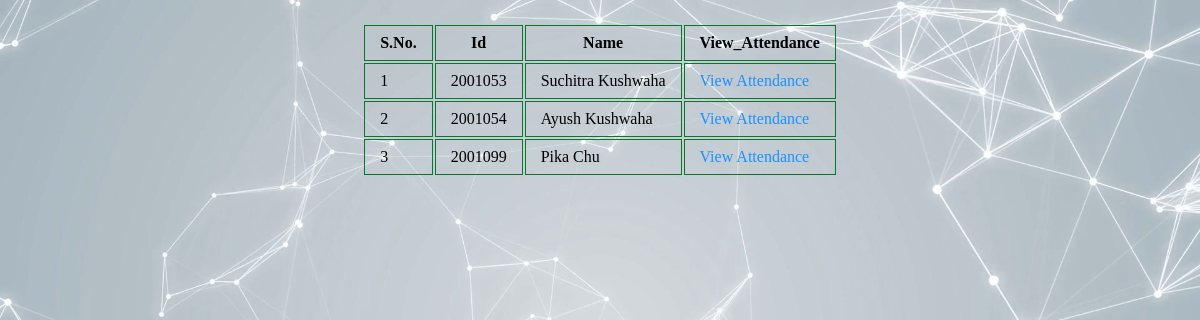
Before: /view_attendance with the older database file.
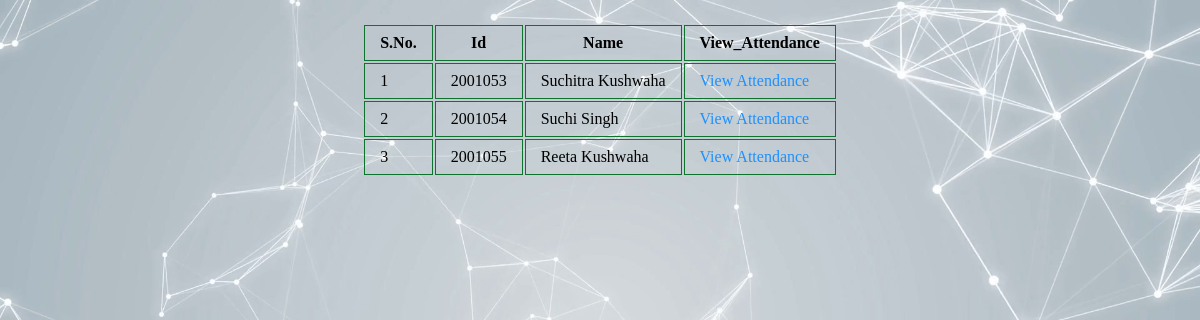
After: the same page with the newer database file.
### app.py (models this page shows, shortened)
class Att(db.Model):
    sno= db.Column(db.Integer, primary_key=True)
    Id = db.Column(db.Integer,nullable=False)
    name = db.Column(db.String(20),nullable=False)
    email = db.Column(db.String(40),nullable=False)
    face_encoding = db.Column(db.String(3000))
    date_registered = db.Column(db.DateTime, default=datetime.utcnow)

### app.py (the view)
@app.route('/view_attendance')
def view_attendance():
    persons = Att.query.order_by(Att.sno).all()
    return render_template('view_attendance.html',persons=persons)

### templates/view_attendance.html (shortened to what this page needs)
<!DOCTYPE html>
<html lang="en">
<head>
    <link rel="stylesheet" href="{{url_for('static',filename='main.css')}}">
</head>
<body>
    {% if persons|length <1 %}
        <h1>There are no registrations!!</1>h1>
     {% else %}
    <table class="people_list">
        <tr>
            <th>S.No.</th>
            <th>Id</th>
            <th>Name</th>
            <th>View_Attendance</th>
        </tr>
        {% for person in persons %}
        <tr>
            <td>{{ person.sno }}</td>
            <td>{{ person.Id }}</td>
            <td>{{ person.name }}</td>
            <td>
                <a href="/show_att/{{person.Id}}">View Attendance</a>
            </td>
        </tr>
        {% endfor %}
    </table>
    {% endif %}
</body>
</html>

### static/main.css (style rules this page uses)
body { background-image:url('back_index.png'); background-repeat: no-repeat; background-size: 100%; background-attachment: fixed; }
a:link { text-decoration: none; }
a { color: dodgerblue; }
table,td, th { border: 1px solid rgb(14, 115, 44); margin:auto; padding:8px 15px 8px 15px; }
.people_list { padding-top: 15px; border:#f1f1f1; }

Changed rows visible on the page:
changed Att id 2: name "Ayush Kushwaha" → "Suchi Singh"
changed Att id 3: Id "2001099" → "2001055"; name "Pika Chu" → "Reeta Kushwaha"
